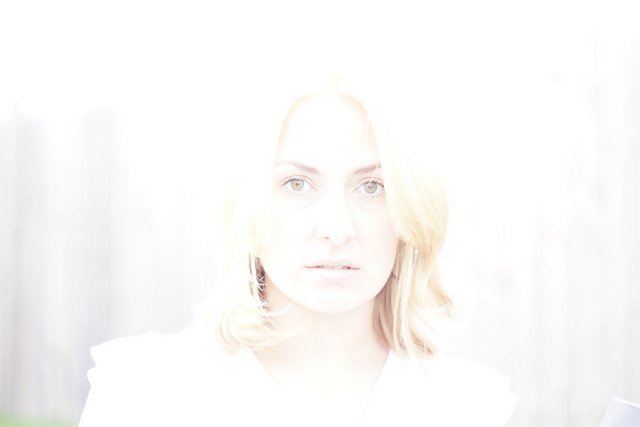
%> input picture Assign1/Oexposed.jpg, 640 x 427 px
$ octave Problem3_Noise.m   (GNU Octave 9; MATLAB toolbox functions it lacks are replaced by stand-ins)
%> lines starting %> are read from the running program, lines starting %| are printed output that depends on the picture
% Matlab code for problem 3-Noise Addition and removal
% defining 3x3 averaging filter
h = ones(3,3)/9;
% defining 5x5 averaging filter
h5 = ones(5,5)/25;
% Creating the gaussian filter with size = [3 3] and sigma = 1
Gauss3 = fspecial('gaussian',[3 3],1);
% Creating the gaussian filter with size = [5 5] and sigma = 1
Gauss5 = fspecial('gaussian',[5 5],1);
%-------------------------------------------------------------------------%
% reading the input image
Oe = imread('Oexposed.jpg');
%> Oe is the input picture: size 427x640x3 uint8; mean R, G, B 250.5, 249.3, 248.1
% converting to gray image
I = rgb2gray(Oe);
% adding Gaussian noise with default mean values
I1 = imnoise(I,'gaussian');
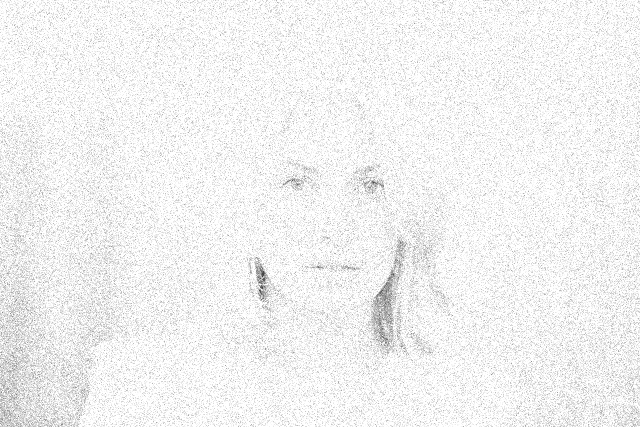
%> I1: size 427x640 uint8; min 56, max 255, mean 241.2
figure, imshow(I1); title('Oexposed image with Gaussian Noise');

% filtering using 3x3 filter
I2 = imfilter(I1,h);
figure, imshow(I2); title('Oexposed image(Gauss Noise) 3x3 Average filter');

% filtering using 5x5 filter
I3 = imfilter(I1,h5);
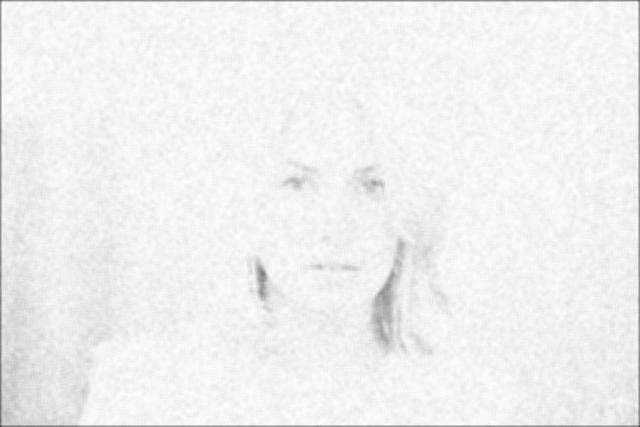
%> I3: size 427x640 uint8; min 75, max 254, mean 240.1
figure, imshow(I3); title('Oexposed image(Gauss Noise) 5x5 Average filter');

% filtering using 3x3 Gaussian filter
I4 = imfilter(I1,Gauss3,'same');
figure, imshow(I4); title('Oexposed image(Gauss Noise) 3x3 Gauss filter');

% filtering using 5x5 Gaussian filter
I5 = imfilter(I1, Gauss5,'same');
figure, imshow(I5); title('Oexposed image(Gauss Noise) 5x5 Gauss filter');

%I6 = imnoise(I,'salt & pepper',0.05);
%figure, imshow(I6); title('Oexposed image with Salt & pepper Noise');

% filtering using 3x3 filter
%I7 = imfilter(I6,h);
%figure, imshow(I7); title('Oexposed image(salt & pepper) 3x3 Average filter');

% filtering using 5x5 filter
%I8 = imfilter(I6,h5);
%figure, imshow(I8); title('Oexposed image(salt & pepper) 5x5 Average filter');

% filtering using 3x3 Gaussian filter
%I9 = imfilter(I6,Gauss3,'same');
%figure, imshow(I9); title('Oexposed image(salt & pepper) 3x3 Gauss filter');

% filtering using 5x5 Gaussian filter
%%figure, imshow(I10); title('Oexposed image(salt & pepper) 5x5 Gauss filter');
%-------------------------------------------------------------------------%
% adding Gaussian noise with mean=100 and variance 0.05
J = imnoise(I,'gaussian',100,0.05);
%> J: size 427x640 uint8; every value is 255
figure, imshow(J); title('Oexposed image with Gaussian Noise; M=100, sigma=0.05');

% filtering using 3x3 averaging filter
J1 = imfilter(J,h);
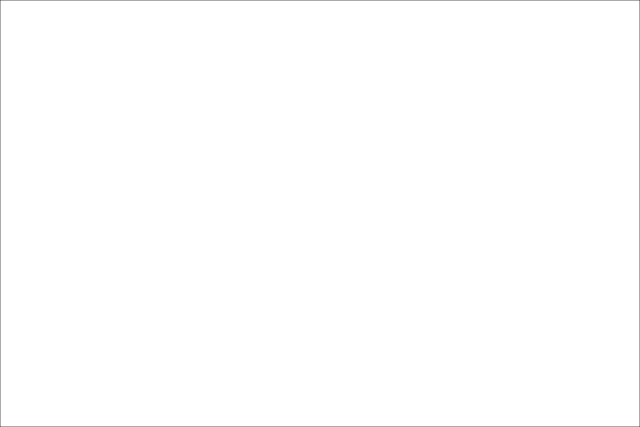
%> J1: size 427x640 uint8; min 113, max 255, mean 254.3
figure, imshow(J1); title('Oexposed image(Gauss: M=100, v=0.05) 3x3 Average filter');

% filtering using 5x5 averaging filter
J2 = imfilter(J,h5);
figure, imshow(J2); title('Oexposed image(Gauss: M=100, v=0.05) 5x5 Average filter');

% filtering using 3x3 Gaussian filter
J3 = imfilter(J,Gauss3,'same');
figure, imshow(J3); title('Oexposed image(Gauss: M=100, v=0.05) 3x3 Gauss filter');

% filtering using 5x5 Gaussian filter
J4 = imfilter(J, Gauss5, 'same');
figure, imshow(J4); title('Oexposed image(Gauss: M=100, v=0.05) 5x5 Gauss filter');
%-------------------------------------------------------------------------%
% reading the image
A = imread('Uexposed.jpg');
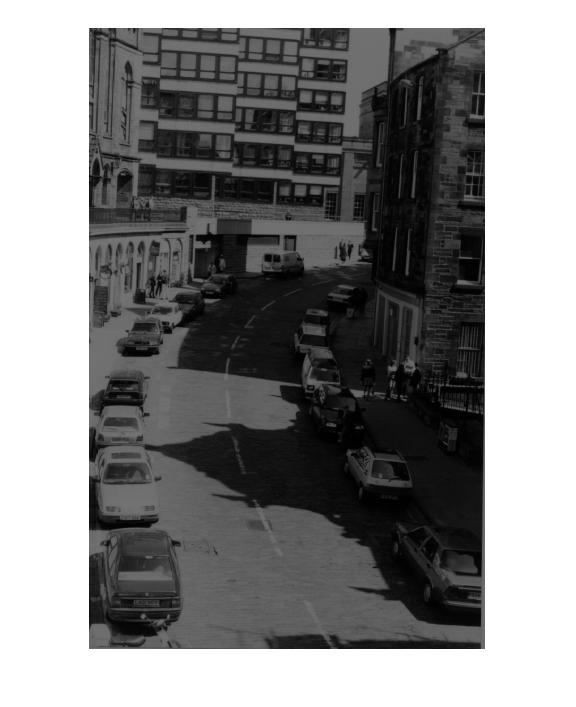
%> input picture Assign1/Uexposed.jpg, 576 x 707 px
%> A is the input picture: size 707x576x3 uint8; min 0, max 255, mean 134.1
A = rgb2gray(A);
%> A: size 707x576 uint8
% adding Gaussian noise with default mean values
A1 = imnoise(A,'gaussian');
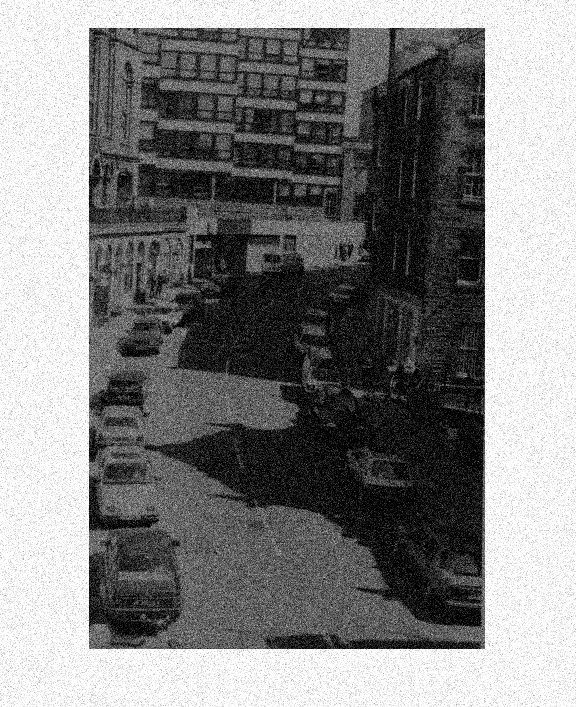
%> A1: size 707x576 uint8; min 0, max 255, mean 131.2
figure, imshow(A1); title('Uexposed image with Gaussian Noise');
% filtering using 3x3 averaging filter
A2=imfilter(A1,h);
figure, imshow(A2); title('Uexposed image with 3x3 Average filter');
% filtering using 5x5 averaging filter
A3=imfilter(A1,h5);
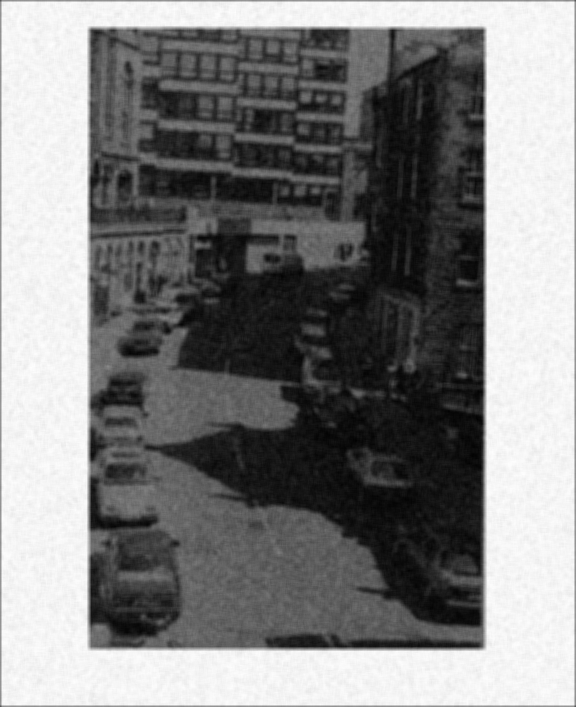
%> A3: size 707x576 uint8; min 2, max 255, mean 130.3
figure, imshow(A3); title('Uexposed image with 5x5 Average filter');

% Filtering using Gauss 3x3
A4 = imfilter(A1,Gauss3,'same');
imshow(A4); title('Uexposed image with 3x3 Gaussian filter');

% Filtering using Gauss 5x5
A5 = imfilter(A1,Gauss5,'same');
imshow(A5); title('Uexposed image with 5x5 Gaussian filter');
%-------------------------------------------------------------------------%
% adding Gaussian noise with mean=100 and variance 0.05
B = imnoise(A,'gaussian',100,0.05);
%> B: size 707x576 uint8; every value is 255
figure, imshow(B); title('Uexposed image with Gaussian Noise:M=100, sigma=0.05');

% filtering using 3x3 averaging filter
B1 = imfilter(B,h);
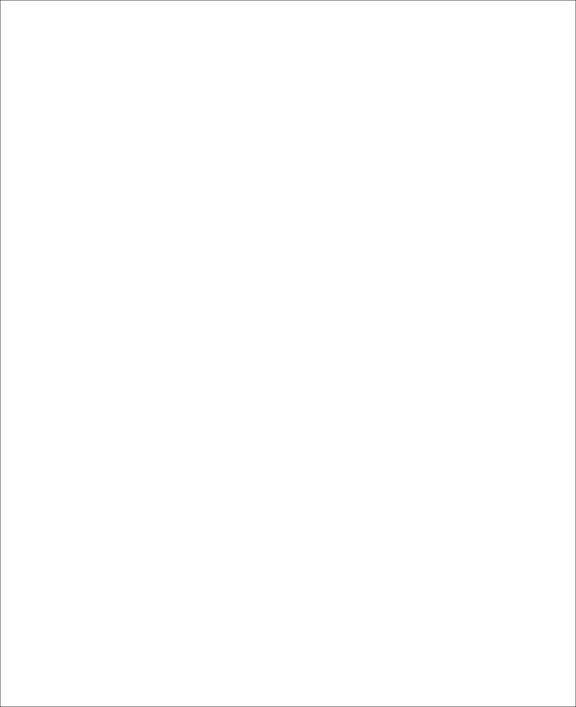
%> B1: size 707x576 uint8; min 113, max 255, mean 254.5
figure, imshow(B1); title('Uexposed image(Gauss: M=100, v=0.05) 3x3 Average filter');

% filtering using 5x5 averaging filter
B2 = imfilter(B,h5);
figure, imshow(B2); title('Uexposed image(Gauss: M=100, v=0.05) 5x5 Average filter');

% filtering using 3x3 Gaussian filter
B3 = imfilter(B,Gauss3,'same');
figure, imshow(B3); title('Uexposed image(Gauss: M=100, v=0.05) 3x3 Gauss filter');

% filtering using 5x5 Gaussian filter
B4 = imfilter(B, Gauss5, 'same');
figure, imshow(B4); title('Uexposed image(Gauss: M=100, v=0.05) 5x5 Gauss filter');
%-------------------------------------------------------------------------%
% end
